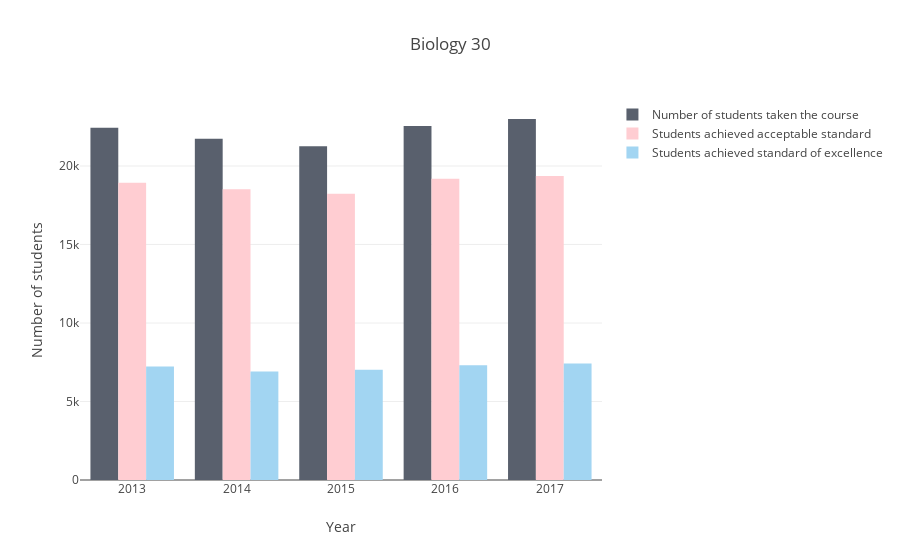

Notebook code cell kept with this figure:
### Markdown cell above
Let's create a  bar chart comparing number of students taken the course, number of students achieved acceptable standard and number of students achieved standard of excellence.

### Code cell
trace1 = go.Bar( x= result['Year'], y=result["Prov Students Writing"],
                name='Number of students taken the course', marker=dict(color='#59606D'))

trace2 = go.Bar(x=result['Year'], y=result["Prov Students Writing"]/100*result["Prov Exam Mark % Acc"],
                name='Students achieved acceptable standard', marker=dict(color='#ffcdd2'))

trace3 = go.Bar(x=result['Year'], y=result["Prov Students Writing"]/100*result["Prov Exam Mark % Exc"],
    name='Students achieved standard of excellence',marker=dict(color='#A2D5F2'))


data = [trace1, trace2, trace3]
layout = go.Layout(title=diploma_course,
                xaxis=dict(title='Year'),
                yaxis=dict(title='Number of students'))
fig = go.Figure(data=data, layout=layout)

iplot(fig)

### Figure 1 — Plotly figure (JSON) as saved in the notebook; plotly's stock layout.template omitted (floating-point values rounded to 4 significant figures)
{"data": [{"marker": {"color": "#59606D"}, "name": "Number of students taken the course", "type": "bar", "x": ["2013", "2014", "2015", "2016", "2017"], "y": [22429, 21733, 21257, 22550, 22993]}, {"marker": {"color": "#ffcdd2"}, "name": "Students achieved acceptable standard", "type": "bar", "x": ["2013", "2014", "2015", "2016", "2017"], "y": [18930.0, 18520.0, 18240.0, 19190.0, 19360.0]}, {"marker": {"color": "#A2D5F2"}, "name": "Students achieved standard of excellence", "type": "bar", "x": ["2013", "2014", "2015", "2016", "2017"], "y": [7222.0, 6911.0, 7015.0, 7306.0, 7427.0]}], "layout": {"title": "Biology 30", "xaxis": {"title": "Year"}, "yaxis": {"title": "Number of students"}}}
